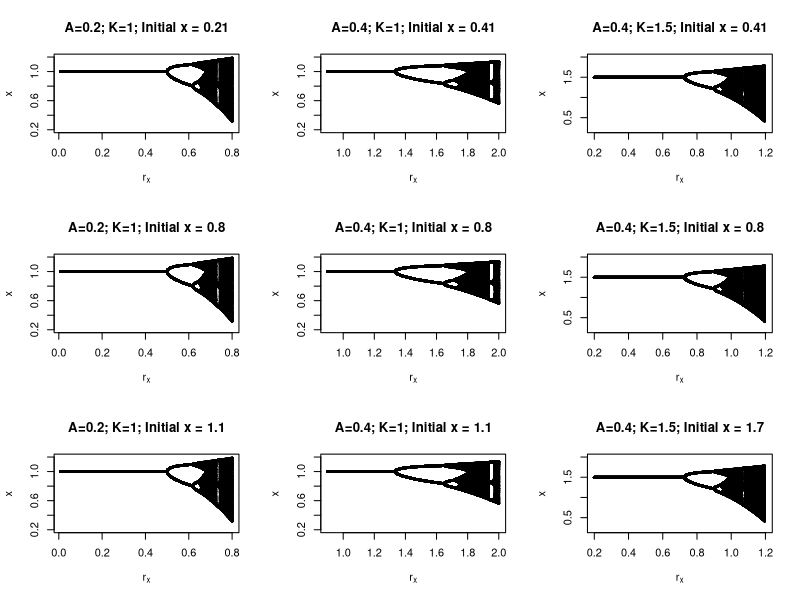
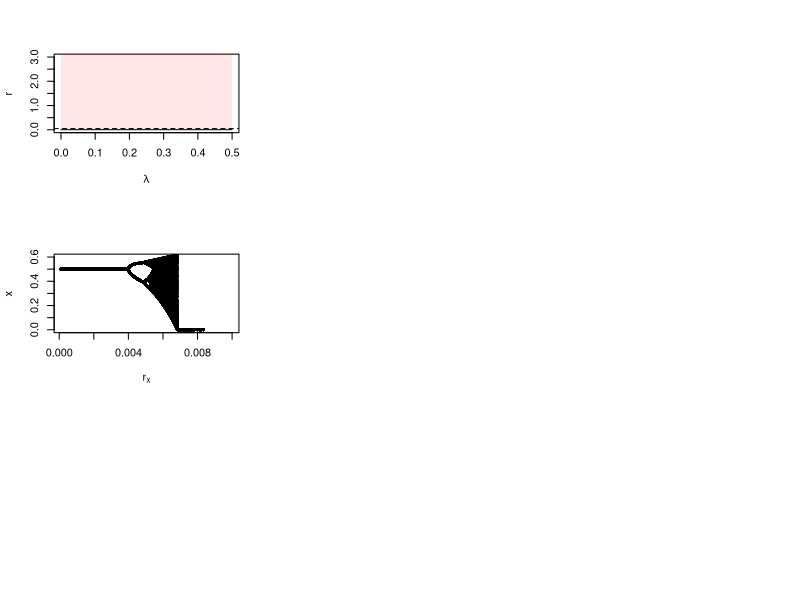

Here is the R script that generated these plots, in order:

allee<-function(r,A=0.2,K=1,start=0.21,timesteps=10000)
{
	pop<-numeric(length= timesteps)
	pop[1]=start
	for (t in 2: timesteps)
	{
		pop[t]=pop[t-1]+pop[t-1]*r*(1-pop[t-1]/A)*(pop[t-1]/K-1)
	}
	
	return(pop[(timesteps-499):timesteps])	
}


bifurcationPlot<-function(rSEQ,A,K,start,...)
    {
        plot(x=1,y=1,xlim=c(min(rSEQ),max(rSEQ)),type="n",ylab="x",xlab=expression(r[x]),...)
        for (r in rSEQ)
            {
                points(x=rep(r,500),y=allee(r=r,A=A,K=K,start=start),pch=20,cex=0.5)
            }
    }


                                        # Figure 1 #


par(mfcol=c(3,3))
bifurcationPlot(rSEQ=seq(0.01,0.8,0.005),A=0.2,K=1,start=0.21,ylim=c(0.2,1.2))
title("A=0.2; K=1; Initial x = 0.21")
bifurcationPlot(rSEQ=seq(0.01,0.8,0.005),A=0.2,K=1,start=0.8,ylim=c(0.2,1.2))
title("A=0.2; K=1; Initial x = 0.8")
bifurcationPlot(rSEQ=seq(0.01,0.8,0.005),A=0.2,K=1,start=1.1,ylim=c(0.2,1.2))
title("A=0.2; K=1; Initial x = 1.1")
####
bifurcationPlot(rSEQ=seq(0.9,2,0.005),A=0.4,K=1,start=0.41,ylim=c(0.2,1.2))
title("A=0.4; K=1; Initial x = 0.41")
bifurcationPlot(rSEQ=seq(0.9,2,0.005),A=0.4,K=1,start=0.8,ylim=c(0.2,1.2))
title("A=0.4; K=1; Initial x = 0.8")
bifurcationPlot(rSEQ=seq(0.9,2,0.005),A=0.4,K=1,start=1.1,ylim=c(0.2,1.2))
title("A=0.4; K=1; Initial x = 1.1")
####
bifurcationPlot(rSEQ=seq(0.2,1.2,0.005),A=0.4,K=1.5,start=0.41,ylim=c(0.2,2))
title("A=0.4; K=1.5; Initial x = 0.41")
bifurcationPlot(rSEQ=seq(0.2,1.2,0.005),A=0.4,K=1.5,start=0.8,ylim=c(0.2,2))
title("A=0.4; K=1.5; Initial x = 0.8")
bifurcationPlot(rSEQ=seq(0.2,1.2,0.005),A=0.4,K=1.5,start=1.7,ylim=c(0.2,2))
title("A=0.4; K=1.5; Initial x = 1.7")
dev.print(device=jpeg,"./CultureAllee/bifurcationAnalysis/figure1.jpg",width=1000,height=1000)

                                        # Figure 2 #

lambda=seq(0,0.5,0.01)
Rseq=seq(0.005,3,0.001)
bifpoint=numeric(length(lambda))

for (L in 1:length(lambda))
{
    condition=TRUE
    count=1
    print(L)
    rused=NA
    while(condition==TRUE)
        {
            rused=Rseq[count]
            condition=all.equal(rep(0.6+lambda[L],501),allee(r=rused,A=0.1+lambda[L],K=0.6+lambda[L],start=0.1+lambda[L]+0.1))
            count=count+1
        }
    bifpoint[L]=rused
    print(paste("bifpoint=",rused))
}




plot(lambda,bifpoint,xlab=expression(lambda),ylab="r",type="l",ylim=c(0,3))
polygon(c(lambda,rev(lambda)),c(bifpoint,rep(0,length(bifpoint))),col=rgb(0,0,1,0.1),border=NA)
polygon(c(lambda,rev(lambda)),c(bifpoint,rep(10,length(bifpoint))),col=rgb(1,0,0,0.1),border=NA)
abline(h=0.05,lty=2)
dev.print(device=pdf,"./CultureAllee/bifurcationAnalysis/figure2.pdf")

                                        # Figure 3 #
bifurcationPlot(rSEQ=seq(0.0001,0.01,0.000025),A=0.001,K=0.5,start=0.1,ylim=c(0,0.6))
dev.print(device=jpeg,"./CultureAllee/bifurcationAnalysis/figure3.jpg",width=400,height=300)
